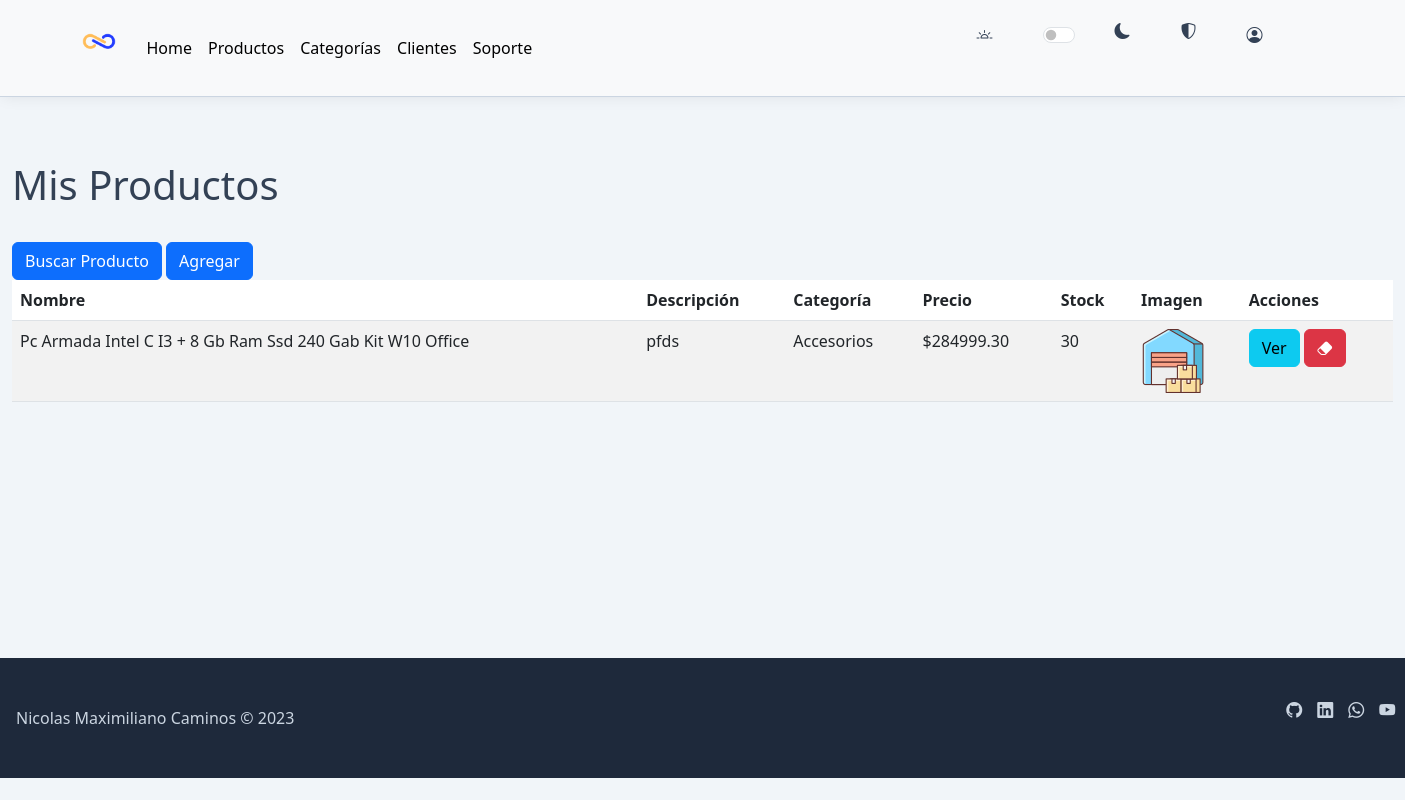
The app's page /producto/ (signed in) with its own data.
### AppInfinity/models.py (models this page shows)
class Producto(models.Model):
    nombre = models.CharField(max_length=100)
    descripcion = models.TextField()
    categoria = models.ForeignKey(Categoria, on_delete=models.CASCADE)
    precio = models.DecimalField(max_digits=10, decimal_places=2)
    stock = models.PositiveIntegerField()
    imagen = models.ImageField(upload_to='producto_imagenes/', blank=True, null=True)

class Categoria(models.Model):
    nombre = models.CharField(max_length=50)

### AppInfinity/views.py (the view)
# urls.py: path('producto/', productos, name='producto'),
@login_required(login_url='login')
def productos(request):
    productos = Producto.objects.all()
    if request.method == 'POST':
        nombre_eliminar = request.POST.get('eliminarProducto')
        if nombre_eliminar:
            producto_eliminar = Producto.objects.filter(nombre=nombre_eliminar).first()
            if producto_eliminar:
                producto_eliminar.delete()
                print("Producto eliminado:", nombre_eliminar)
                return redirect('producto')
        form = ProductoForm(request.POST, request.FILES)
        if form.is_valid():
            form.save()
            print("Producto creado:", form.cleaned_data['nombre'])
            return redirect('producto')
        else:
            print("Error en el formulario:", form.errors)
    else:
        form = ProductoForm()
    return render(request, 'producto.html', {'productos': productos, 'form': form})

### AppInfinity/forms.py
class ProductoForm(forms.ModelForm):
    class Meta:
        model = Producto
        fields = ['nombre', 'descripcion', 'categoria', 'stock', 'precio', 'imagen']
    def __init__(self, *args, **kwargs):
        super().__init__(*args, **kwargs)
        self.fields['categoria'].queryset = Categoria.objects.all()
        self.fields['categoria'].label_from_instance = lambda obj: obj.nombre
        self.fields['categoria'].empty_label = None

### templates/producto.html (shortened to what this page needs)
{% extends 'base.html' %}
{% block content %}
<h1>Mis Productos</h1>
<a type="button" href="{% url 'buscar_producto' %}" class="btn btn-primary">
  Buscar Producto
</a>
<a href="{% url 'crear_producto' %}" class="btn btn-primary">Agregar</a>
<table class="table table-striped">
  <thead>
    <tr>
      <th>Nombre</th>
      <th>Descripción</th>
      <th>Categoría</th>
      <th>Precio</th>
      <th>Stock</th>
      <th>Imagen</th>
      <th>Acciones</th>
    </tr>
  </thead>
  <tbody>
    {% for producto in productos %}
    <tr>
      <td>{{ producto.nombre }}</td>
      <td>{{ producto.descripcion }}</td>
      <td>{{ producto.categoria.nombre }}</td>
      <td>${{ producto.precio }}</td>
      <td>{{ producto.stock }}</td>
      <td>
        {% if producto.imagen %}
        <img style="max-height: 80px; max-width: 80px;" src="{{ producto.imagen.url }}" alt="{{ producto.nombre }}">
        {% else %}
        Sin imagen
        {% endif %}
      </td>
      <td>
        <a href="{% url 'ProductoDetail' pk=producto.id|default:0 %}" class="btn btn-info">
          Ver
      </a>
        <form id="eliminarForm" method="post" action="{% url 'producto' %}" style="display: inline;">
          <button type="submit" class="bi bi-eraser-fill btn btn-danger" title="Eliminar" id="eliminarBtn"></button>
        </form>
      </td>
    </tr>
    {% endfor %}
  </tbody>
</table>
{% endblock %}

### static/css/style.css (style rules this page uses)
:root { color-scheme: light; overflow-y: auto; overflow-x: hidden; }
body { height: 100%; text-rendering: optimizeLegibility; -webkit-font-smoothing: antialiased; -moz-osx-fontt-smoothing: grayscale; -webkit-text-size-adjust: 100%; -webkit-top-highlight-color: transparent; color: var(--infinity-body-text-color, #64748b) !important; line-height: var(--infinity-line-height-base, 1.5); font-weight: var(--infinity-font-weigth-base, 400); background-color: var(--infinity-body-bg-color, #f1f5f9) !important; font-family: var(--infinity-font-primary, ui-sans-serif, system-ui, -apple-system, BlinkMacSystemFont, "Segoe UI", Roboto, "Helvetica Neue", Arial, "Noto Sans", sans-serif, "Apple Color Emoji", "Segoe UI Emoji", "Segoe UI Symbol", "Noto Color Emoji"); transition: 1000ms; }
body img { display: block; max-width: 100%; }
h1, h2, h3, h4, h5, h6 { color: var(--infinity-heading-text-color, #334155); font-weight: 500; line-height: 1.25; font-family: var(--infinity-font-secondary, ui-sans-serif, system-ui, -apple-system, BlinkMacSystemFont, "Segoe UI", Roboto, "Helvetica Neue", Arial, "Noto Sans", sans-serif, "Apple Color Emoji", "Segoe UI Emoji", "Segoe UI Symbol", "Noto Color Emoji"); }
h1 { margin: 32px 0; font-size: 40px; }
:where(:root) { cursor: default; line-height: 1.5; overflow-wrap: break-word; -moz-tab-size: 4; tab-size: 4; -webkit-tap-highlight-color: transparent; -webkit-text-size-adjust: 100%; }
:where(body) { margin: 0; }
:where(h1) { font-size: 2em; margin: 0.67em 0; }
:where(audio, canvas, iframe, img, svg, video) { vertical-align: middle; }
:where(table) { border-collapse: collapse; border-color: inherit; text-indent: 0; }
:where(button, input, select) { margin: 0; }
:where(button, [type=button i], [type=reset i], [type=submit i]) { -webkit-appearance: button; }
html { scroll-behavior: smooth; }

### records on screen
Producto: nombre "Pc Armada Intel C I3 + 8 Gb Ram Ssd 240 Gab Kit W10 Office", descripcion "pfds", categoria.nombre "Accesorios", precio "284999.30", stock "30", imagen (picture)
